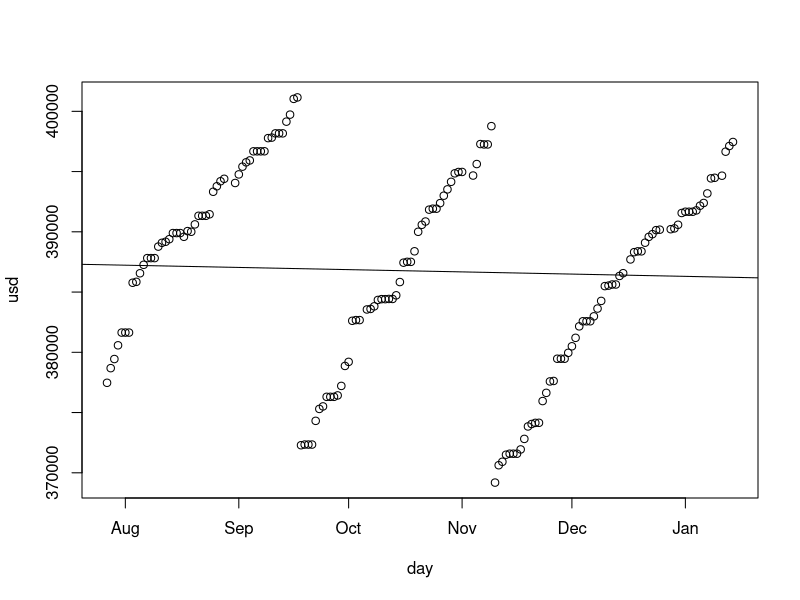
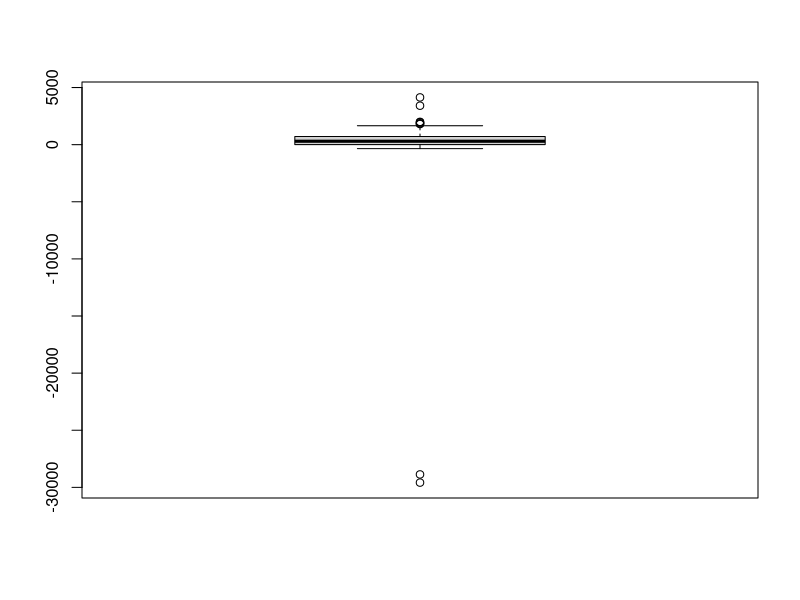

R code for these plots, in order:
#!/usr/bin/Rscript

duinfo <- read.table('duinfospike.dat',
		colClasses=c("Date","numeric"),
		col.names=c("day","usd"))
attach(duinfo)
model <- lm(usd ~ day)

png('lmplotspike.png')
plot(usd ~ day)
abline(model)

dudelta <- diff(usd)

png('boxplot.png')
boxplot(dudelta)

